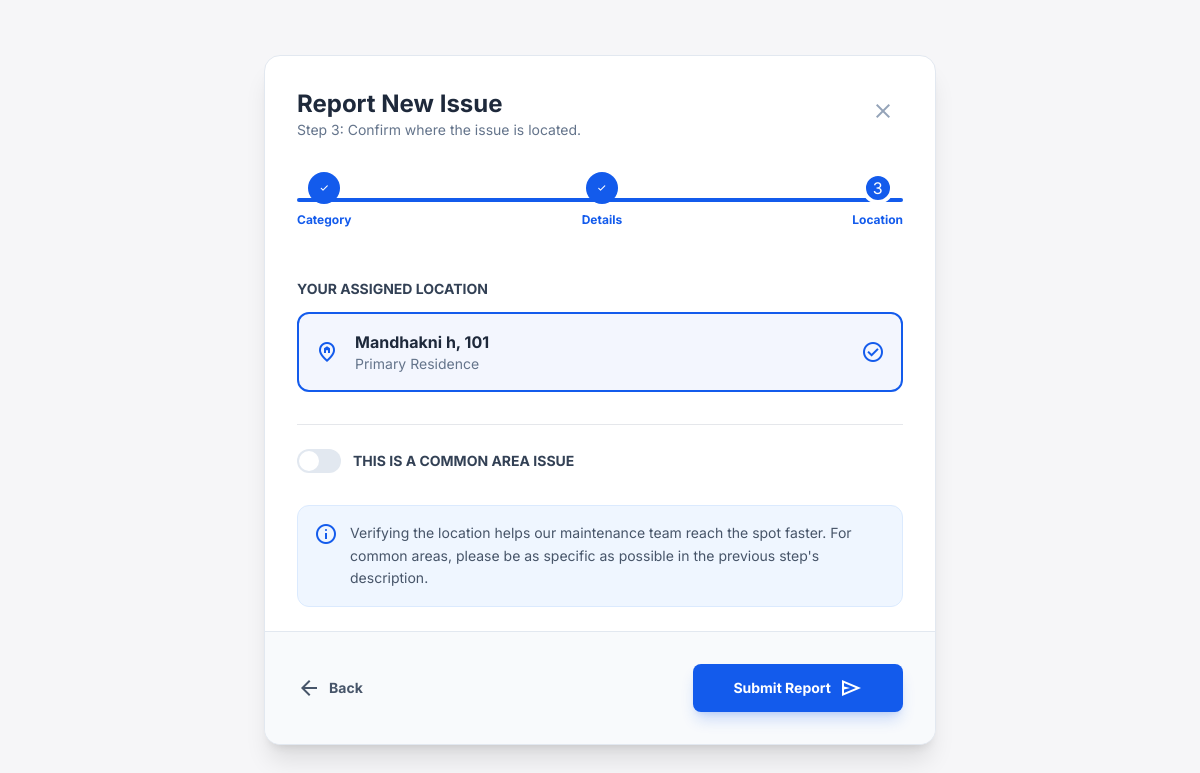
The app's page /issue/report/location (signed in) with its own data.
### tables this page shows
CREATE TABLE students (
        id INTEGER PRIMARY KEY AUTOINCREMENT,
        name TEXT NOT NULL,
        user_id INTEGER UNIQUE,
        hostel TEXT,
        block TEXT,
        room TEXT,
        FOREIGN KEY(user_id) REFERENCES users(id)
    );

### app.py (the view, shortened to what this page needs)
@app.route("/issue/report/location", methods=["GET", "POST"])
@login_required
def report_issue_location():
    if session.get("role") != "Student":
        return redirect(url_for("login"))
    conn = get_db()
    student = conn.execute("""
        SELECT hostel, block, room
        FROM students
        WHERE user_id = ?
    """, (session["user_id"],)).fetchone()
    conn.close()
    return render_template("issue_location.html", student=student)

### app.py (called while the page is built)
def get_db():
    conn = sqlite3.connect(DB)
    conn.row_factory = sqlite3.Row
    return conn

def login_required(f):
    @wraps(f)
    def wrapper(*args, **kwargs):
        if not session.get("user_id"):
            return redirect(url_for("login"))
        return f(*args, **kwargs)
    return wrapper

### templates/issue_location.html (shortened to what this page needs)
<!DOCTYPE html>
<html lang="en" class="light">
<head>
    <script src="https://cdn.tailwindcss.com?plugins=forms,container-queries"></script>
</head>
<body class="bg-background-light min-h-screen flex items-center justify-center p-4">
<form method="POST"
      action="{{ url_for('report_issue_location') }}"
      class="w-full max-w-2xl bg-white rounded-2xl shadow-xl border border-border-light overflow-hidden">
    <div class="p-8 pb-0">
        <div class="flex items-center justify-between mb-8">
            <div>
                <h1 class="text-2xl font-bold text-slate-800">Report New Issue</h1>
                <p class="text-sm text-slate-500">
                    Step 3: Confirm where the issue is located.
                </p>
            </div>
            <button type="button"
                    class="p-2 hover:bg-slate-100 rounded-full text-slate-400"
                    onclick="window.location.href='{{ url_for('student_issues') }}'">
                <span class="material-symbols-outlined">close</span>
            </button>
        </div>
        <div class="relative mb-12">
            <div class="relative flex justify-between">
                <div class="flex flex-col items-center gap-2">
                    <div class="size-8 rounded-full bg-primary text-white flex items-center justify-center">
                        <span class="material-symbols-outlined text-sm">check</span>
                    </div>
                    <span class="text-xs font-bold text-primary">Category</span>
                </div>
                <div class="flex flex-col items-center gap-2">
                    <div class="size-8 rounded-full bg-primary text-white flex items-center justify-center">
                        <span class="material-symbols-outlined text-sm">check</span>
                    </div>
                    <span class="text-xs font-bold text-primary">Details</span>
                </div>
                <div class="flex flex-col items-center gap-2">
                    <div class="size-8 rounded-full bg-primary text-white flex items-center justify-center border-4 border-white">
                        3
                    </div>
                    <span class="text-xs font-bold text-primary">Location</span>
                </div>
            </div>
        </div>
    </div>
    <div class="px-8 pb-8 space-y-8">
        <div>
            <label class="text-sm font-bold uppercase text-slate-700">
                Your Assigned Location
            </label>
            <div class="mt-3 p-4 rounded-xl border-2 border-primary bg-primary/5 flex items-center gap-4">
                <span class="material-symbols-outlined text-primary">home_pin</span>
                <div class="flex-1">
                    <p class="font-bold text-slate-800">
                        {{ student.hostel }} {{ student.block }}, {{ student.room }}
                    </p>
                    <p class="text-sm text-slate-500">Primary Residence</p>
                </div>
                <span class="material-symbols-outlined text-primary">check_circle</span>
            </div>
        </div>
        <div class="border-t pt-6">
            <label class="flex items-center gap-3 cursor-pointer">
                <div class="w-11 h-6 bg-slate-200 rounded-full peer-checked:bg-primary relative
                            after:absolute after:top-[2px] after:left-[2px]
                            after:h-5 after:w-5 after:bg-white after:rounded-full
                            after:transition-all peer-checked:after:translate-x-full">
                </div>
                <span class="text-sm font-bold uppercase text-slate-700">
                    This is a common area issue
                </span>
            </label>
        </div>
    </div>
    <div class="px-8 pb-6">
        <div class="bg-blue-50 border border-blue-100 rounded-xl p-4 flex gap-3">
            <span class="material-symbols-outlined text-primary">info</span>
            <p class="text-sm text-slate-600 leading-relaxed">
                Verifying the location helps our maintenance team reach the spot faster.
                For common areas, please be as specific as possible in the previous step's description.
            </p>
        </div>
    </div>
    <div class="p-8 bg-slate-50 border-t border-border-light flex justify-between items-center">
        <button type="button"
                class="flex items-center gap-2 text-slate-600 font-bold text-sm"
                onclick="window.history.back();">
            <span class="material-symbols-outlined">arrow_back</span>
            Back
        </button>
        <button type="submit"
                class="px-10 py-3 bg-primary text-white font-bold text-sm rounded-lg
                       shadow-lg shadow-primary/20 flex items-center gap-2">
            Submit Report
            <span class="material-symbols-outlined">send</span>
        </button>
    </div>
</form>
</body>
</html>

### templates/issue_location.html (style rules this page uses)
body { font-family: "Inter", sans-serif; }

### records on screen
students: hostel "Mandhakni", block "h", room "101"
